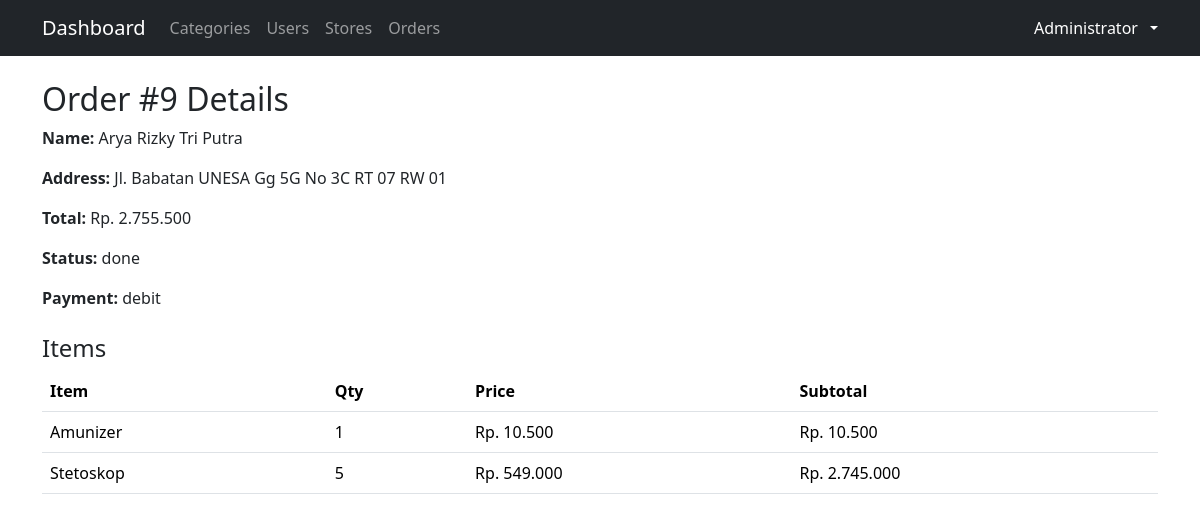
Screenshot of /dashboard/orders/detail.php?id=9 (signed in) with the database file from the repository.
### tables this page shows
CREATE TABLE IF NOT EXISTS `orders` (
  `id` int NOT NULL AUTO_INCREMENT,
  `user_id` int NOT NULL,
  `store_id` int NOT NULL,
  `payment` enum('debit','credit','cod') NOT NULL,
  `total_amount` int NOT NULL DEFAULT '0',
  `status` enum('process','deliver','done','cancel') NOT NULL,
  `cancel_reason` text,
  PRIMARY KEY (`id`),
  KEY `fk_orders_to_users` (`user_id`),
  KEY `fk_orders_to_stores` (`store_id`),
  CONSTRAINT `fk_orders_to_stores` FOREIGN KEY (`store_id`) REFERENCES `stores` (`id`) ON DELETE CASCADE ON UPDATE CASCADE,
  CONSTRAINT `fk_orders_to_users` FOREIGN KEY (`user_id`) REFERENCES `users` (`id`) ON DELETE CASCADE ON UPDATE CASCADE
);

CREATE TABLE IF NOT EXISTS `users` (
  `id` int NOT NULL AUTO_INCREMENT,
  `role` enum('administrator','customer') NOT NULL DEFAULT 'customer',
  `name` varchar(225) NOT NULL,
  `email` varchar(225) NOT NULL,
  `address` text,
  `password` varchar(225) NOT NULL,
  PRIMARY KEY (`id`)
);

CREATE TABLE IF NOT EXISTS `order_details` (
  `id` int NOT NULL AUTO_INCREMENT,
  `order_id` int NOT NULL,
  `item_id` int NOT NULL,
  `qty` int NOT NULL,
  `price` int NOT NULL,
  `subtotal` int NOT NULL,
  `feedback` text,
  PRIMARY KEY (`id`),
  KEY `fk_order_details_to_orders` (`order_id`),
  KEY `fk_order_details_to_items` (`item_id`),
  CONSTRAINT `fk_order_details_to_items` FOREIGN KEY (`item_id`) REFERENCES `items` (`id`) ON DELETE CASCADE ON UPDATE CASCADE,
  CONSTRAINT `fk_order_details_to_orders` FOREIGN KEY (`order_id`) REFERENCES `orders` (`id`) ON DELETE CASCADE ON UPDATE CASCADE
);

CREATE TABLE IF NOT EXISTS `items` (
  `id` int NOT NULL AUTO_INCREMENT,
  `category_id` int NOT NULL,
  `store_id` int NOT NULL,
  `image` varchar(225) NOT NULL,
  `name` varchar(225) NOT NULL,
  `description` text NOT NULL,
  `price` int NOT NULL,
  PRIMARY KEY (`id`),
  KEY `fk_items_to_categories` (`category_id`),
  KEY `fk_items_to_stores` (`store_id`),
  CONSTRAINT `fk_items_to_categories` FOREIGN KEY (`category_id`) REFERENCES `categories` (`id`) ON DELETE CASCADE ON UPDATE CASCADE,
  CONSTRAINT `fk_items_to_stores` FOREIGN KEY (`store_id`) REFERENCES `stores` (`id`) ON DELETE CASCADE ON UPDATE CASCADE
);

### dashboard/orders/detail.php (the view, shortened to what this page needs)
<?php
require_once '../../layouts/head.php';
$database = new Database();
$pdo = $database->getConnection();
$orderId = $_GET['id'] ?? null;
$stmt = $pdo->prepare("
    SELECT orders.*, stores.user_id AS store_user_id, users.name AS user_name, users.address AS user_address
    FROM orders
    JOIN users ON orders.user_id = users.id
    JOIN stores ON orders.store_id = stores.id
    WHERE orders.id = ?
    ORDER BY id DESC
");
$stmt->execute([$orderId]);
$order = $stmt->fetch(PDO::FETCH_ASSOC);
$itemStmt = $pdo->prepare("
    SELECT od.*, i.name, i.price
    FROM order_details od
    JOIN items i ON od.item_id = i.id
    WHERE od.order_id = ?
");
$itemStmt->execute([$orderId]);
$orderItems = $itemStmt->fetchAll(PDO::FETCH_ASSOC);
?>
<?php require_once '../../layouts/navbar.php'; ?>
<section class="container my-4">
    <h2>Order #<?= htmlspecialchars($order['id']) ?> Details</h2>
    <p><strong>Name:</strong> <?= htmlspecialchars($order['user_name']) ?></p>
    <p><strong>Address:</strong> <?= htmlspecialchars($order['user_address']) ?></p>
    <p><strong>Total:</strong> Rp. <?= number_format($order['total_amount'], 0, '.', '.') ?></p>
    <p><strong>Status:</strong> <?= htmlspecialchars($order['status']) ?></p>
    <p><strong>Payment:</strong> <?= htmlspecialchars($order['payment']) ?></p>
    <h4 class="mt-4">Items</h4>
    <table class="table">
        <thead>
            <tr>
                <th>Item</th>
                <th>Qty</th>
                <th>Price</th>
                <th>Subtotal</th>
            </tr>
        </thead>
        <tbody>
            <?php foreach ($orderItems as $item): ?>
            <tr>
                <td><?= htmlspecialchars($item['name']) ?></td>
                <td><?= htmlspecialchars($item['qty']) ?></td>
                <td>Rp. <?= number_format($item['price'], 0, '.', '.') ?></td>
                <td>Rp. <?= number_format($item['subtotal'], 0, '.', '.') ?></td>
            </tr>
            <?php endforeach; ?>
        </tbody>
    </table>
</section>
<?php require_once '../../layouts/tail.php'; ?>

### rows the page displays
orders: id "9", user.name "Arya Rizky Tri Putra", user.address "Jl. Babatan UNESA Gg 5G No 3C RT 07 RW 01", total_amount "2.755.500", status "done", payment "debit"
order_details: item.name "Amunizer", qty "1", item.price "10.500", subtotal "10.500"
order_details: item.name "Stetoskop", qty "5", item.price "549.000", subtotal "2.745.000"

### other values shown
$_COOKIE['user_name'] "Administrator"
